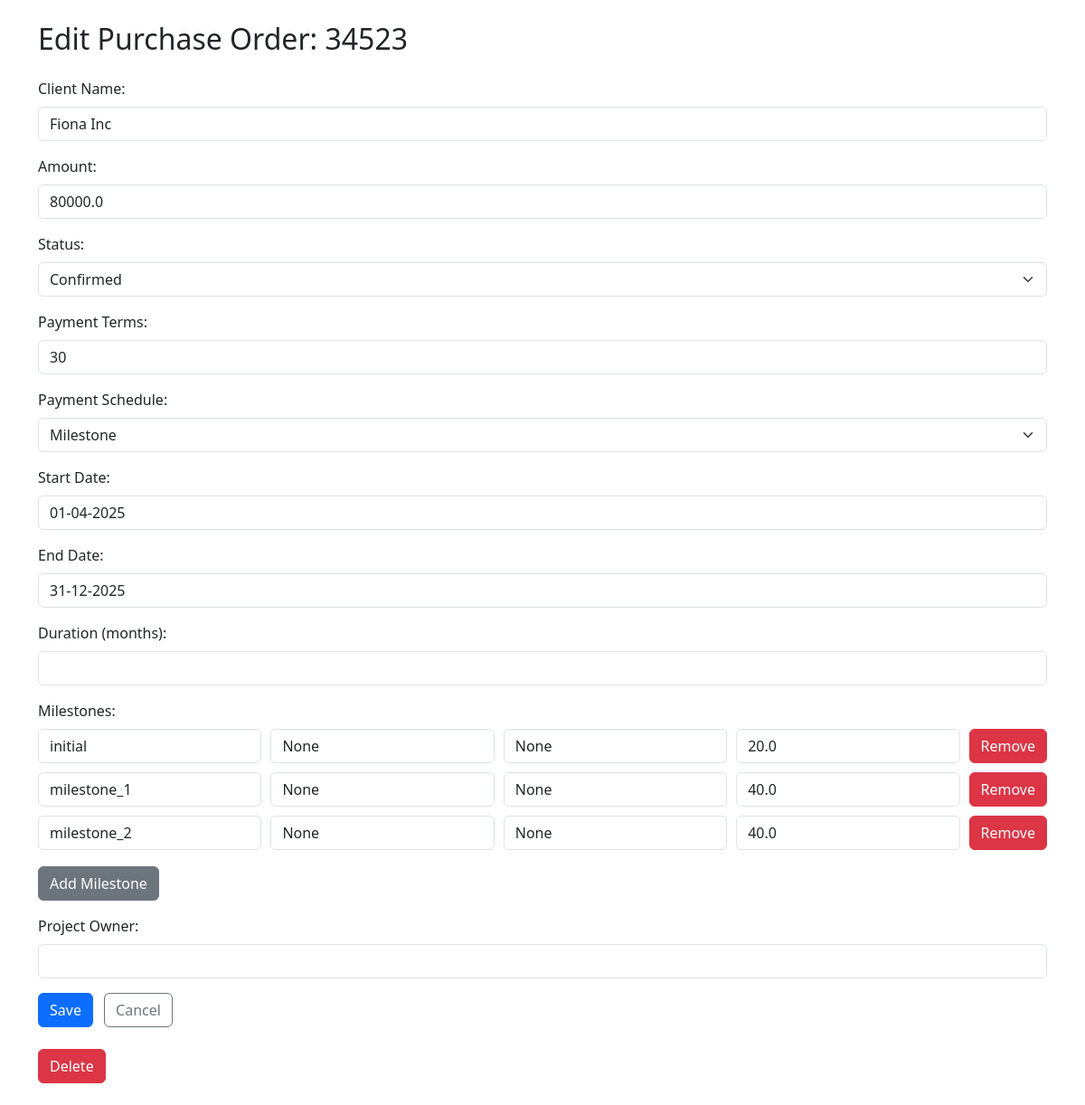
/edit_po/34523, run on the app's committed database.
### db/database.py (models this page shows)
class PurchaseOrder(Base):
    __tablename__ = "purchase_orders"
    id = Column(Integer, primary_key=True, index=True)
    po_id = Column(String, unique=True, index=True)
    client_name = Column(String)
    amount = Column(Float)
    status = Column(String)
    payment_terms = Column(Integer)
    payment_type = Column(String)
    start_date = Column(String)
    end_date = Column(String)
    duration_months = Column(Integer)
    payment_frequency = Column(Integer, nullable=True)
    project_owner = Column(String, nullable=True)
    milestones = relationship("Milestone", cascade="all, delete-orphan", backref="purchase_order")
    payment_schedule = relationship("PaymentSchedule", cascade="all, delete-orphan", backref="purchase_order")

class Milestone(Base):
    __tablename__ = "milestones"
    id = Column(Integer, primary_key=True)
    po_id = Column(String, ForeignKey("purchase_orders.po_id"))
    milestone_name = Column(String)
    milestone_description = Column(String, nullable=True)
    milestone_due_date = Column(String, nullable=True)
    milestone_percentage = Column(Float)

### app.py (the view, shortened to what this page needs)
@app.route('/edit_po/<po_id>', methods=['GET', 'POST'])
def edit_po(po_id):
    po = get_po_with_schedule(po_id)
    if not po:
        return f"<p>PO with ID {po_id} not found.</p>"
    return render_template('edit_po.html', po=po)

### app.py (called while the page is built)
@app.before_request
def load_logged_in_user():
    g.user = None
    if 'username' in session:
        g.user = session['username']

### templates/edit_po.html (shortened to what this page needs)
<!DOCTYPE html>
<html lang="en">
<head>
    <link href="https://cdn.jsdelivr.net/npm/bootstrap@5.3.3/dist/css/bootstrap.min.css" rel="stylesheet">
</head>
<body>
    <div class="container mt-4">
        <h2 class="mb-4">Edit Purchase Order: {{ po['po_id'] }}</h2>
        <form method="post">
            <div class="mb-3">
                <label for="client_name" class="form-label">Client Name:</label>
                <input type="text" class="form-control" id="client_name" name="client_name" value="{{ po['client_name'] }}" required>
            </div>
            <div class="mb-3">
                <label for="amount" class="form-label">Amount:</label>
                <input type="number" step="0.01" class="form-control" id="amount" name="amount" value="{{ po['amount'] }}" required>
            </div>
            <div class="mb-3">
                <label for="status" class="form-label">Status:</label>
                <select class="form-select" id="status" name="status" required>
                    <option value="Confirmed" {% if po['status'] == 'Confirmed' %}selected{% endif %}>Confirmed</option>
                </select>
            </div>
            <div class="mb-3">
                <label for="payment_terms" class="form-label">Payment Terms:</label>
                <input type="number" class="form-control" id="payment_terms" name="payment_terms" value="{{ po['payment_terms'] }}">
            </div>
            <div class="mb-3">
                <label for="payment_type" class="form-label">Payment Schedule:</label>
                <select class="form-select" id="payment_type" name="payment_type">
                    <option value="milestone" {% if po['payment_type'] == 'milestone' %}selected{% endif %}>Milestone</option>
                </select>
            </div>
            <div class="mb-3">
                <label for="start_date" class="form-label">Start Date:</label>
                <input type="text" class="form-control" id="start_date" name="start_date" value="{{ po['start_date'] }}">
            </div>
            <div class="mb-3">
                <label for="end_date" class="form-label">End Date:</label>
                <input type="text" class="form-control" id="end_date" name="end_date" value="{{ po['end_date'] }}">
            </div>
            <div class="mb-3">
                <label for="duration_months" class="form-label">Duration (months):</label>
                <input type="number" class="form-control" id="duration_months" name="duration_months" value="{{ po['duration_months'] }}">
            </div>
            {% if po['payment_type'] == 'milestone' %}
            <div class="mb-3 milestone-fields">
                <label class="form-label">Milestones:</label>
                <div id="milestones-list">
                    {% for ms in po['milestones'] %}
                    <div class="milestone-entry">
                        <input type="text" class="form-control" name="milestone_name" placeholder="Name" value="{{ ms['milestone_name'] }}" required>
                        <input type="text" class="form-control" name="milestone_description" placeholder="Description" value="{{ ms['milestone_description'] }}">
                        <input type="text" class="form-control" name="milestone_due_date" placeholder="Invoice Date" value="{{ ms['milestone_due_date'] }}">
                        <input type="number" step="0.01" class="form-control" name="milestone_percentage" placeholder="%" value="{{ ms['milestone_percentage'] }}" required>
                        <button type="button" class="btn btn-danger" onclick="removeMilestone(this)">Remove</button>
                    </div>
                    {% endfor %}
                </div>
                <button type="button" class="btn btn-secondary mt-2" onclick="addMilestone()">Add Milestone</button>
            </div>
            {% endif %}
            <div class="mb-3">
                <label for="project_owner" class="form-label">Project Owner:</label>
                <input type="text" class="form-control" id="project_owner" name="project_owner" value="{{ po['project_owner'] if po['project_owner'] else '' }}">
            </div>
            <button type="submit" class="btn btn-primary me-2">Save</button>
            <a href="{{ url_for('forecast') }}" class="btn btn-outline-secondary">Cancel</a>
        </form>
       <div class="my-4">
         <form action="{{ url_for('delete_po', po_id=po.po_id) }}" method="POST" onsubmit="return confirm('Are you sure you want to delete this PO?');">
  <button type="submit" class="btn btn-danger "> Delete</button>
</form>
       </div>
    </div>
</body>
</html>

### templates/edit_po.html (style rules this page uses)
.milestone-entry, .schedule-entry { display: flex; gap: 10px; margin-bottom: 10px; flex-wrap: wrap; }
.milestone-entry input, .schedule-entry input { flex: 1; min-width: 150px; }

### data on the page
PurchaseOrder: po_id "34523", client_name "Fiona Inc", amount "80000.0", status "Confirmed", payment_type "Milestone", start_date "01-04-2025", end_date "31-12-2025"
Milestone: milestone_name "initial", milestone_description "None", milestone_due_date "None", milestone_percentage "20.0"
Milestone: milestone_name "milestone_1", milestone_description "None", milestone_due_date "None", milestone_percentage "40.0"
Milestone: milestone_name "milestone_2", milestone_description "None", milestone_due_date "None", milestone_percentage "40.0"
